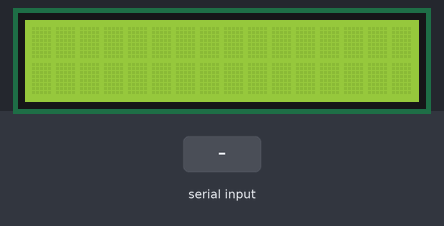
The sketch below on a simulated Arduino Uno, built with avr-gcc and run on an emulated ATmega328P. Parts: 16×2 character LCD. The inputs (shaded band) are chosen by the test bench. What the sketch prints to the serial monitor is not drawn.

Above: at 4.2 s.
4.3 s: "1" received over Serial
At 5.8 s:
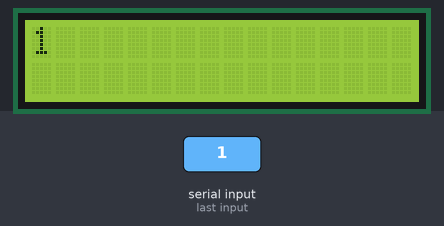
7.3 s: "0" received over Serial
At 8.4 s:
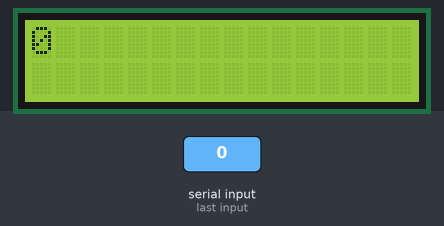
10.3 s: "2" received over Serial
At 11.8 s:
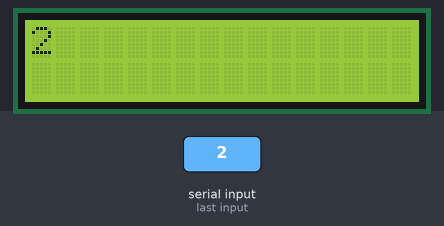
Timing chart, 0 to 13.3 s (numbered marks = the images above; inputs shaded):
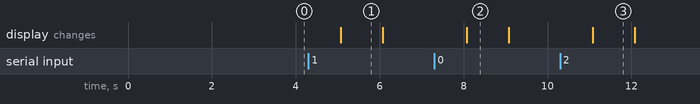

The sketch:

bluetoothsensor.ino
```cpp
//Program to display text in lcd display from mobile using bluetooth
#include<LiquidCrystal.h>
char x;
String y="";
LiquidCrystal lcd(11,12,4,5,6,7);
void setup()
{
  // put your setup code here, to run once:
  lcd.begin(16,2);
  Serial.begin(9600);
  Serial.print("Hello World!");
  delay(3000);

}

void loop()
{
  // put your main code here, to run repeatedly:
  if(Serial.available()>0)
  {
    x=Serial.read();
    y=y+x;
    lcd.setCursor(0,0);
    lcd.print(y);
  }
  else{
    delay(1000);
    lcd.clear();
    y="";
    }
   // lcd.setCursor(0,0);

}

//download BLUETOOTH TERMINAL HC-05 from google playstore
```

Measured:
- after the input at 4.3 s, the display: changes after 0.77 s (image 1)
- after the input at 7.3 s, the display: changes after 0.77 s (image 2)
- after the input at 10.3 s, the display: changes after 0.78 s (image 3)
- what the display in image 1 shows lasts 1.0 s, from 5.1 s to 6.1 s
